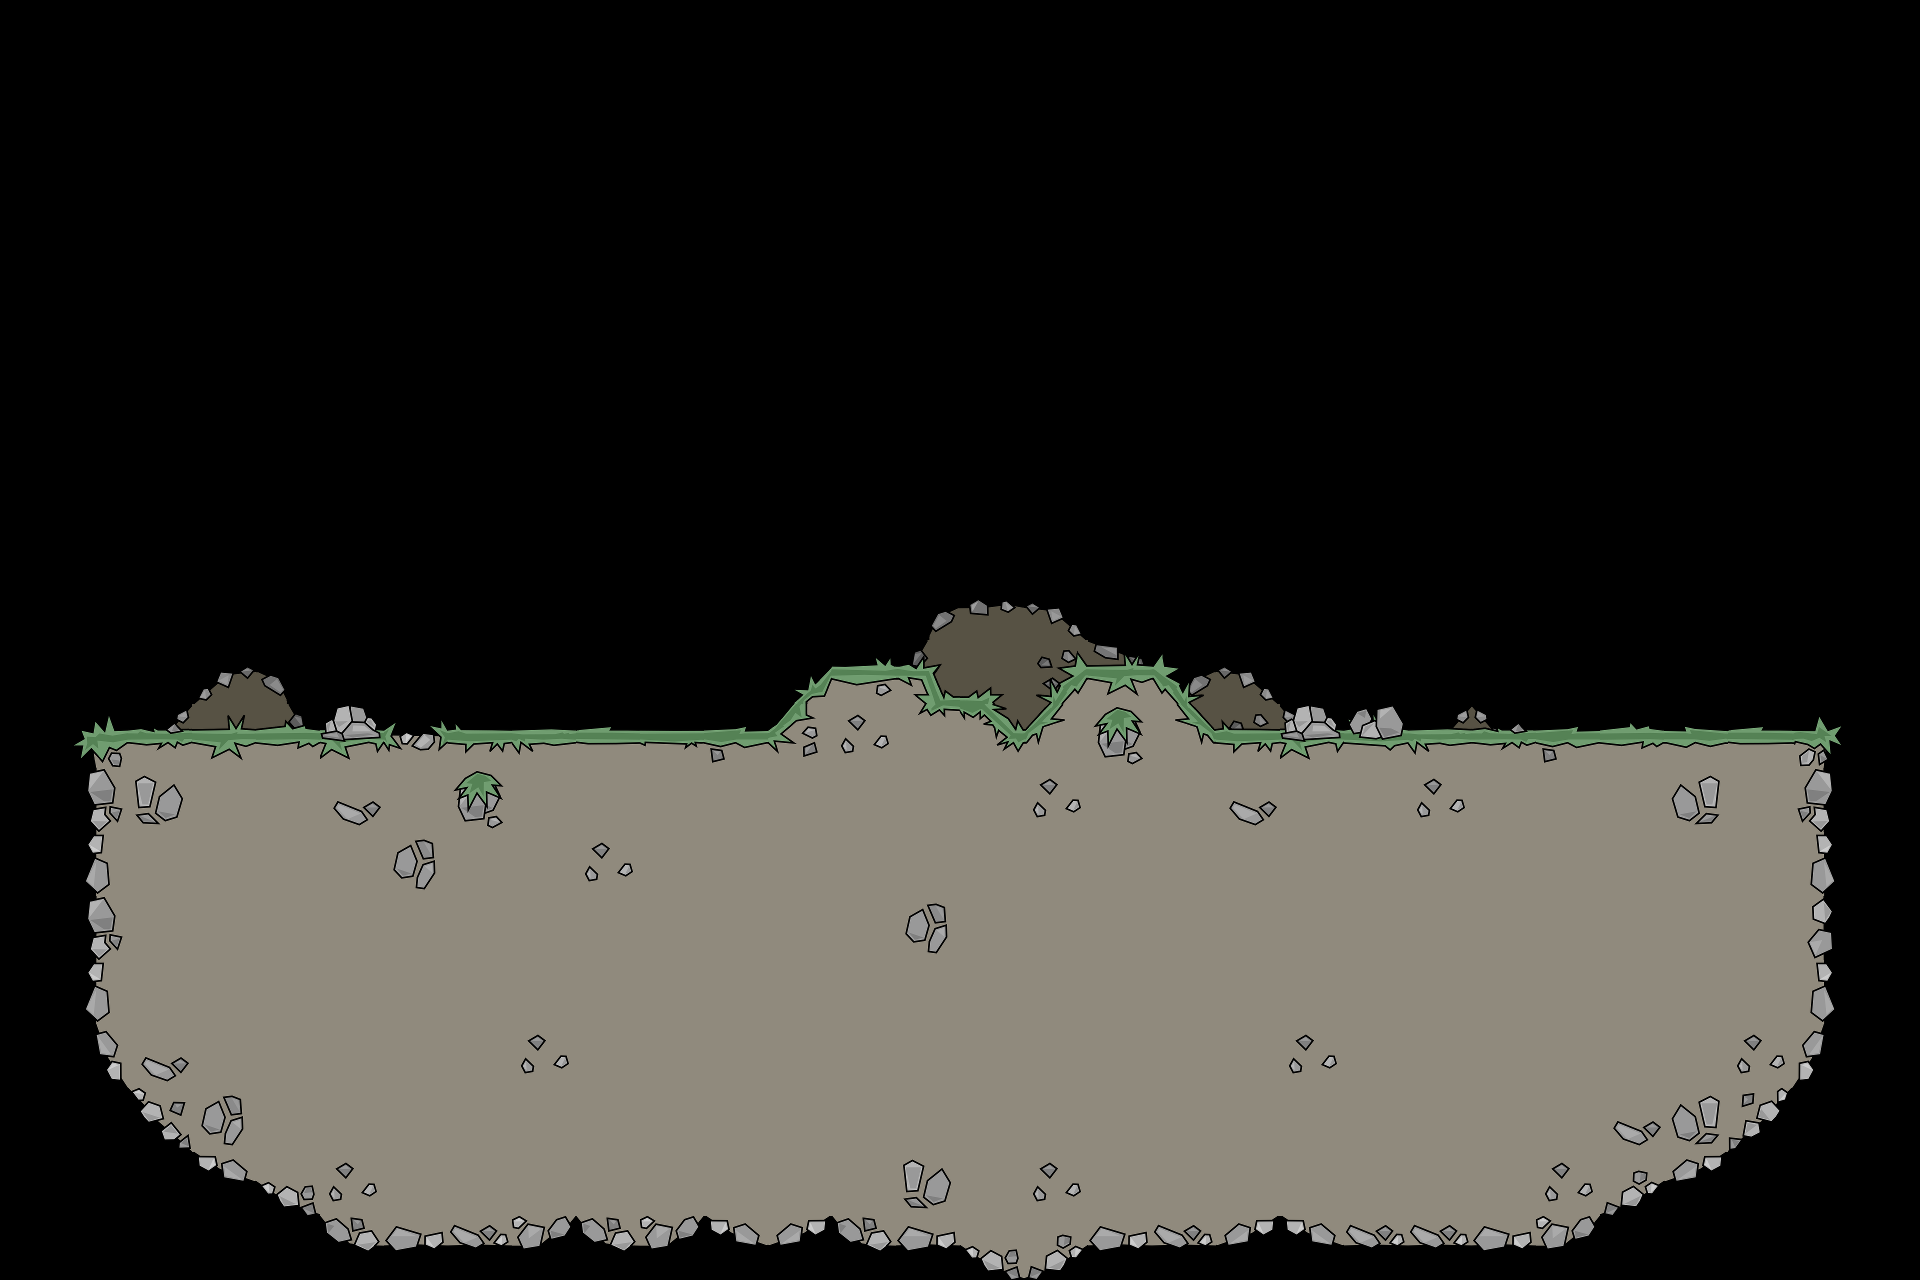

A level layout from a 2D game, rendered from its tile map. Below: a short description, then the map file with tile-grid data replaced by summaries:
An orthogonal 30x20 tile map with 64x64 px tiles, 2 tile layers (tilebg, tile).

<map version="1.0" orientation="orthogonal" width="30" height="20" tilewidth="64" tileheight="64">
 <tileset firstgid="1" source="t64_new.tsx" />
 <layer name="tilebg" width="30" height="20">
  <data>[600 cells, 21 non-empty, 12 distinct tile ids]</data>
 </layer>
 <layer name="tile" width="30" height="20">
  <data>[600 cells, 245 non-empty, 49 distinct tile ids]</data>
 </layer>
</map>
